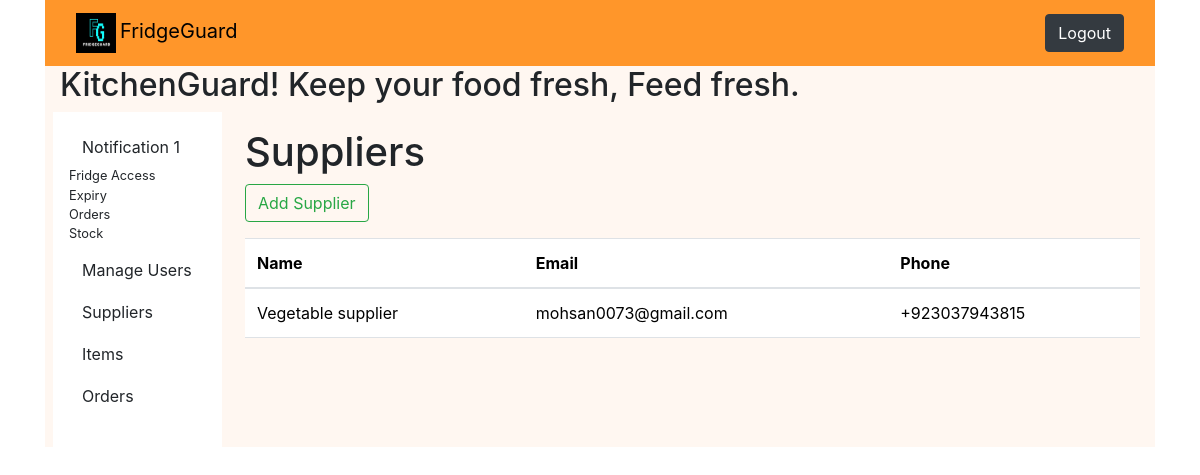
Before: /suppliers/ (signed in) with the older database file.
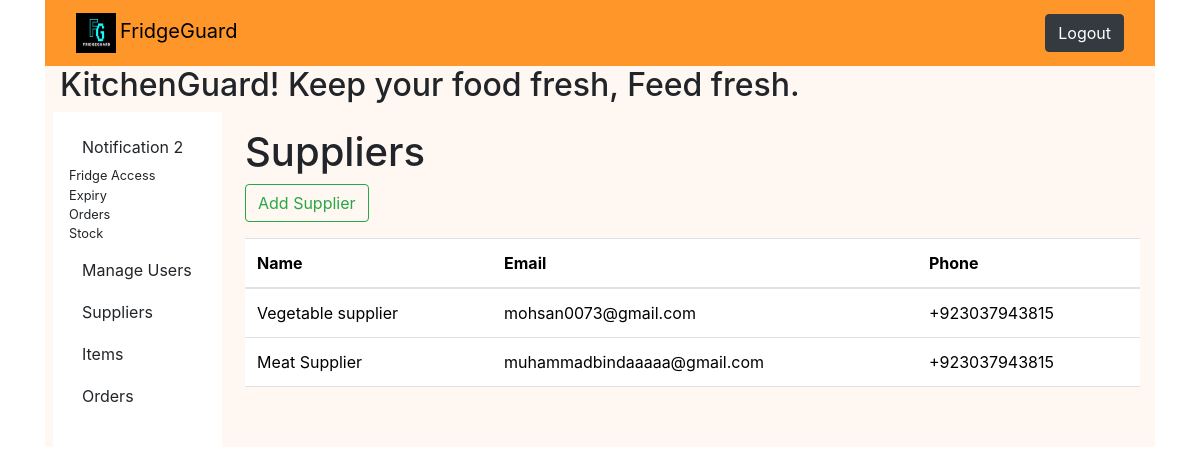
After: the same page with the newer database file.
### fridge/models.py (models this page shows, shortened)
class Suplier(models.Model):
    name = models.CharField(max_length=200)
    address = models.CharField(max_length=500)
    email = models.EmailField(null=False)
    phone = models.CharField(max_length=16, null=True)

### fridge/views.py (the view)
# urls.py: path('suppliers/', SupplierView.as_view(), name="suppliers"),
class SupplierView(LoginRequiredMixin, ListView):
    model = Suplier
    context_object_name = "suppliers_list"
    template_name = "fridge/supplier_list.html"

### fridge/context_processors.py (called while the page is built)
def dynamic_context(request):
    if request.user.is_superuser:
        notification_count = Notification.objects.filter(is_read=False).count()
        return {"notification_count": notification_count}
    return {}

### fridge/templates/fridge/supplier_list.html
{% extends "fridge/admin_base.html"%}
{% block superuser_content %}
    <h1>Suppliers</h1>
    {% if suppliers_list%}
    <a class="btn btn-outline-success mb-3" href="/suppliers/add">Add Supplier</a>
    <table class="table">
        <thead>
          <tr>
            <th scope="col">Name</th>
            <th scope="col">Email</th>
            <th scope="col">Phone</th>
          </tr>
        </thead>
        <tbody>
          {% for supplier in suppliers_list %}
          <tr>
            <td>{{supplier.name}}</td>
            <td>{{supplier.email}}</td>
            <td>{{supplier.phone}}</td>
          </tr>
          {% endfor %}
        </tbody>
      </table>
    {% else %}
    <p>No Supplier is available</p>
    <a class="btn btn-outline-success" href="/supplier/add">Add Item</a>
    {% endif %}
    {% endblock superuser_content %}

Changed rows visible on the page:
added Suplier: name "Meat Supplier", email "muhammadbindaaaaa@gmail.com", phone "+923037943815"
Other visible differences:
{{ notification_count }}: "1" → "2"
